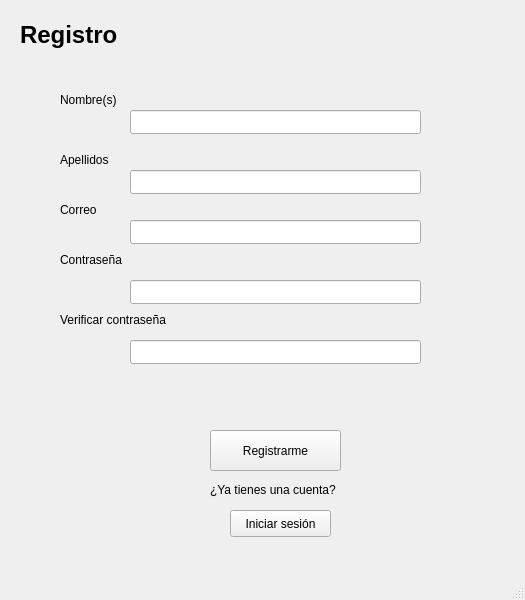
<?xml version="1.0" encoding="UTF-8"?>
<ui version="4.0">
 <class>Pagina_registro</class>
 <widget class="QMainWindow" name="Pagina_registro">
  <property name="geometry">
   <rect>
    <x>0</x>
    <y>0</y>
    <width>525</width>
    <height>600</height>
   </rect>
  </property>
  <property name="windowTitle">
   <string>MainWindow</string>
  </property>
  <widget class="QWidget" name="centralwidget">
   <widget class="QLabel" name="label">
    <property name="geometry">
     <rect>
      <x>20</x>
      <y>10</y>
      <width>161</width>
      <height>51</height>
     </rect>
    </property>
    <property name="text">
     <string>&lt;html&gt;&lt;head/&gt;&lt;body&gt;&lt;p&gt;&lt;span style=&quot; font-size:18pt; font-weight:700;&quot;&gt;Registro&lt;/span&gt;&lt;/p&gt;&lt;/body&gt;&lt;/html&gt;</string>
    </property>
   </widget>
   <widget class="QLabel" name="label_2">
    <property name="geometry">
     <rect>
      <x>60</x>
      <y>90</y>
      <width>71</width>
      <height>19</height>
     </rect>
    </property>
    <property name="text">
     <string>Nombre(s)</string>
    </property>
   </widget>
   <widget class="QLineEdit" name="texto_nombre">
    <property name="geometry">
     <rect>
      <x>130</x>
      <y>110</y>
      <width>291</width>
      <height>24</height>
     </rect>
    </property>
   </widget>
   <widget class="QLineEdit" name="texto_apellidos">
    <property name="geometry">
     <rect>
      <x>130</x>
      <y>170</y>
      <width>291</width>
      <height>24</height>
     </rect>
    </property>
   </widget>
   <widget class="QLabel" name="label_4">
    <property name="geometry">
     <rect>
      <x>60</x>
      <y>150</y>
      <width>58</width>
      <height>19</height>
     </rect>
    </property>
    <property name="text">
     <string>Apellidos</string>
    </property>
   </widget>
   <widget class="QLineEdit" name="texto_correo">
    <property name="geometry">
     <rect>
      <x>130</x>
      <y>220</y>
      <width>291</width>
      <height>24</height>
     </rect>
    </property>
    <property name="text">
     <string/>
    </property>
   </widget>
   <widget class="QLabel" name="label_6">
    <property name="geometry">
     <rect>
      <x>60</x>
      <y>200</y>
      <width>58</width>
      <height>19</height>
     </rect>
    </property>
    <property name="text">
     <string>Correo</string>
    </property>
   </widget>
   <widget class="QLineEdit" name="password_1">
    <property name="geometry">
     <rect>
      <x>130</x>
      <y>280</y>
      <width>291</width>
      <height>24</height>
     </rect>
    </property>
    <property name="text">
     <string/>
    </property>
    <property name="echoMode">
     <enum>QLineEdit::EchoMode::PasswordEchoOnEdit</enum>
    </property>
   </widget>
   <widget class="QLabel" name="label_7">
    <property name="geometry">
     <rect>
      <x>60</x>
      <y>250</y>
      <width>81</width>
      <height>19</height>
     </rect>
    </property>
    <property name="text">
     <string>Contraseña</string>
    </property>
   </widget>
   <widget class="QLabel" name="label_8">
    <property name="geometry">
     <rect>
      <x>60</x>
      <y>310</y>
      <width>141</width>
      <height>19</height>
     </rect>
    </property>
    <property name="text">
     <string>Verificar contraseña</string>
    </property>
   </widget>
   <widget class="QLineEdit" name="password_2">
    <property name="geometry">
     <rect>
      <x>130</x>
      <y>340</y>
      <width>291</width>
      <height>24</height>
     </rect>
    </property>
    <property name="text">
     <string/>
    </property>
    <property name="echoMode">
     <enum>QLineEdit::EchoMode::PasswordEchoOnEdit</enum>
    </property>
   </widget>
   <widget class="QPushButton" name="registrar">
    <property name="geometry">
     <rect>
      <x>210</x>
      <y>430</y>
      <width>131</width>
      <height>41</height>
     </rect>
    </property>
    <property name="text">
     <string>Registrarme</string>
    </property>
   </widget>
   <widget class="QLabel" name="label_3">
    <property name="geometry">
     <rect>
      <x>210</x>
      <y>480</y>
      <width>141</width>
      <height>19</height>
     </rect>
    </property>
    <property name="text">
     <string>¿Ya tienes una cuenta?</string>
    </property>
   </widget>
   <widget class="QPushButton" name="inicio_sesion">
    <property name="geometry">
     <rect>
      <x>230</x>
      <y>510</y>
      <width>101</width>
      <height>27</height>
     </rect>
    </property>
    <property name="text">
     <string>Iniciar sesión</string>
    </property>
   </widget>
   <widget class="QLabel" name="error">
    <property name="geometry">
     <rect>
      <x>260</x>
      <y>540</y>
      <width>261</width>
      <height>19</height>
     </rect>
    </property>
    <property name="styleSheet">
     <string notr="true">font: 10pt &quot;Tw Cen MT Condensed Extra Bold&quot;;color:rgb(170, 0, 0);
</string>
    </property>
    <property name="text">
     <string>&lt;html&gt;&lt;head/&gt;&lt;body&gt;&lt;p&gt;&lt;span style=&quot; color:#ff5500;&quot;&gt;&lt;br/&gt;&lt;/span&gt;&lt;/p&gt;&lt;/body&gt;&lt;/html&gt;</string>
    </property>
   </widget>
  </widget>
  <widget class="QMenuBar" name="menubar">
   <property name="geometry">
    <rect>
     <x>0</x>
     <y>0</y>
     <width>525</width>
     <height>25</height>
    </rect>
   </property>
  </widget>
  <widget class="QStatusBar" name="statusbar"/>
 </widget>
 <resources/>
 <connections/>
</ui>
